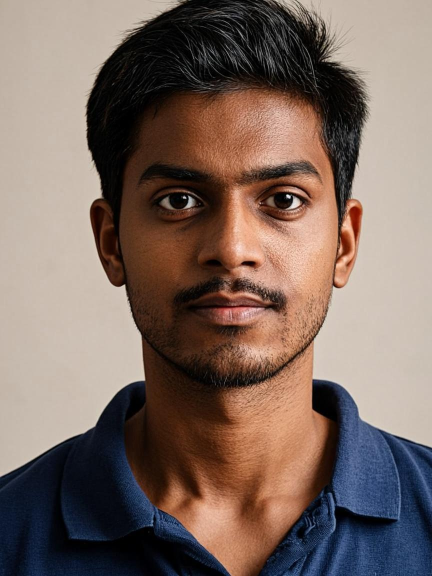
#> input picture biometric-service/tests/fixtures/identity_a1.png, 864 x 1152 px (shown at 1/2 size)
$ python encode-fixtures.py
#> lines starting #> are read from the running program, lines starting #| are printed output that depends on the picture
import base64
import json
from pathlib import Path
import cv2

ROOT = Path(__file__).resolve().parent.parent
FIX = ROOT / "biometric-service" / "tests" / "fixtures"

def encode(img_path: Path, brighten: bool = False) -> str:
#> called with brighten = True
    img = cv2.imread(str(img_path))
#> img is the input picture: shape (1152, 864, 3); mean B, G, R 97.1, 105.8, 124.5
    if img is None:
        raise ValueError(f"Cannot load image {img_path}")
    if brighten:
        img = cv2.convertScaleAbs(img, alpha=1.25, beta=28)
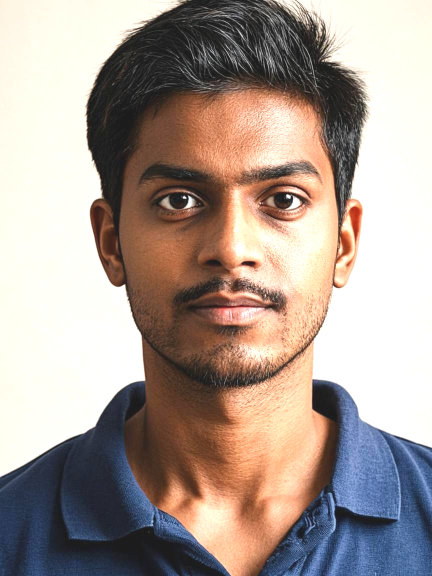
#> img: shape (1152, 864, 3) (shown at 1/2 size); mean B, G, R 148.9, 156.8, 170.8
    h, w = img.shape[:2]
#> h = 1152; w = 864
    if w > 720:
        img = cv2.resize(img, (720, int(h * 720 / w)), interpolation=cv2.INTER_AREA)
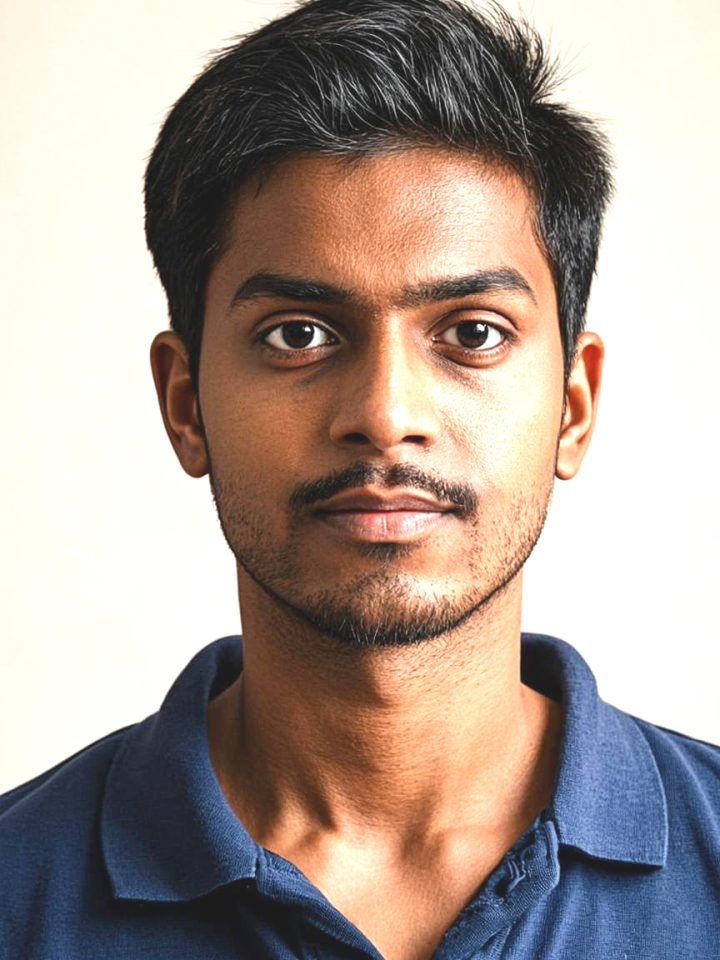
#> img: shape (960, 720, 3); mean B, G, R 148.9, 156.8, 170.8
    ok, buf = cv2.imencode(".jpg", img, [cv2.IMWRITE_JPEG_QUALITY, 90])
    if not ok:
        raise ValueError("Cannot encode jpeg")
    return base64.b64encode(buf.tobytes()).decode("utf-8")

data = {
    "a1": encode(FIX / "identity_a1.png", brighten=True),
    "a1_normal": encode(FIX / "identity_a1.png", brighten=False),
    "a3": encode(FIX / "identity_a3.png", brighten=False),
}
#> call 2 of encode, with brighten = False
#> in encode (call 2), `img = cv2.resize(img, (720, int(h * 720 / w)), interpolation=cv2.INTER..`:
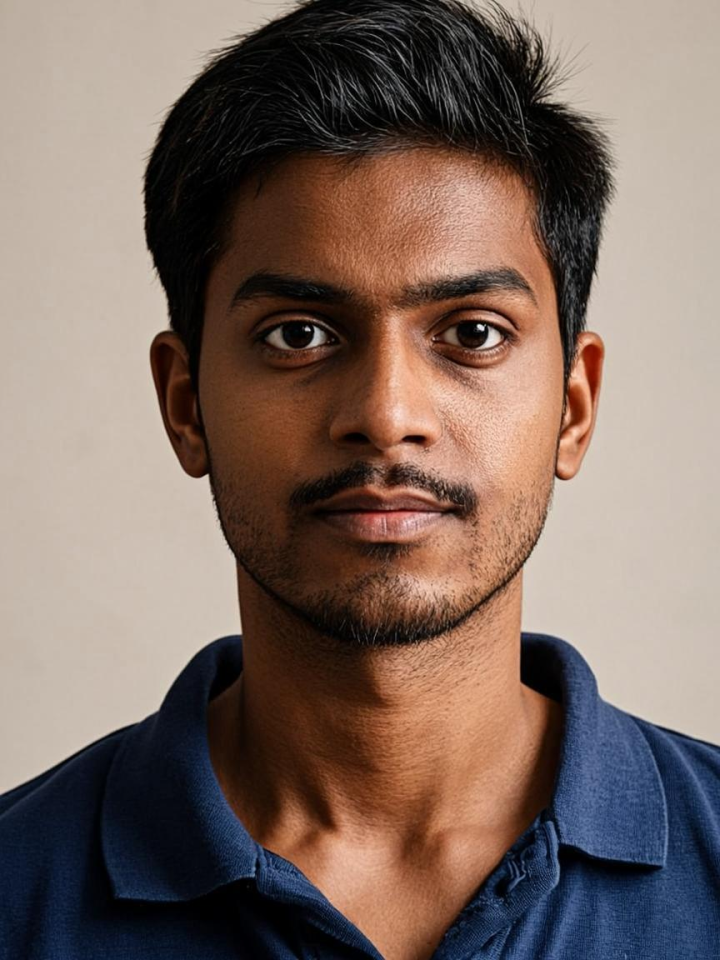
#> img: shape (960, 720, 3); mean B, G, R 97.1, 105.8, 124.5
#> call 3 of encode, with brighten = False
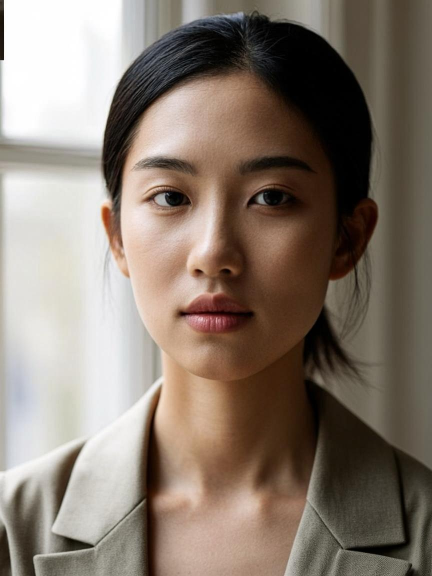
#> input picture biometric-service/tests/fixtures/identity_a3.png, 864 x 1152 px (shown at 1/2 size)
#> in encode, img is the input picture: shape (1152, 864, 3); mean B, G, R 110.9, 122.3, 135.2
#> in encode (call 3), `img = cv2.resize(img, (720, int(h * 720 / w)), interpolation=cv2.INTER..`:
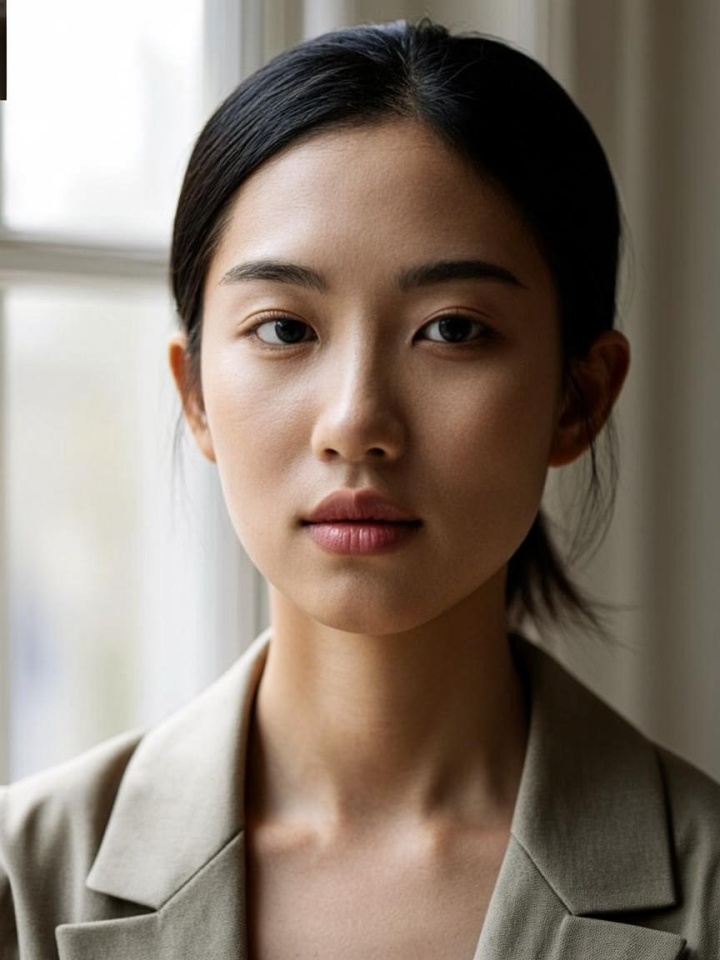
#> img: shape (960, 720, 3); mean B, G, R 110.9, 122.3, 135.2
print(json.dumps(data))
#> (printed output is left out)
